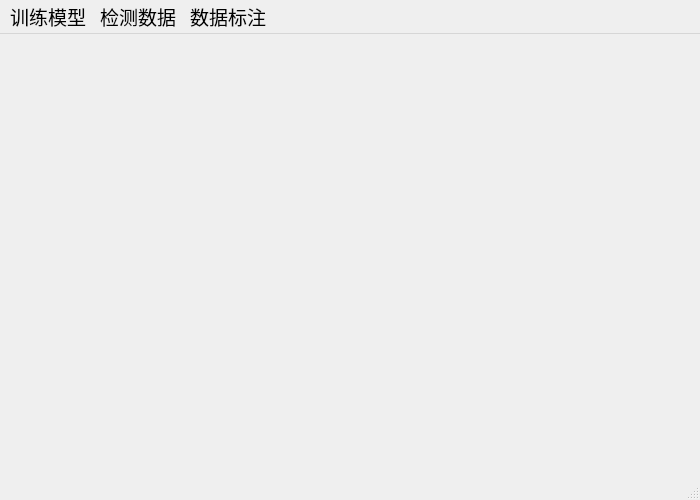
<?xml version="1.0" encoding="UTF-8"?>
<ui version="4.0">
 <class>MainWindow</class>
 <widget class="QMainWindow" name="MainWindow">
  <property name="geometry">
   <rect>
    <x>0</x>
    <y>0</y>
    <width>700</width>
    <height>500</height>
   </rect>
  </property>
  <property name="minimumSize">
   <size>
    <width>700</width>
    <height>500</height>
   </size>
  </property>
  <property name="maximumSize">
   <size>
    <width>1200</width>
    <height>900</height>
   </size>
  </property>
  <property name="font">
   <font>
    <family>新宋体</family>
    <pointsize>14</pointsize>
   </font>
  </property>
  <property name="windowTitle">
   <string>深度学习训练模型</string>
  </property>
  <widget class="QWidget" name="centralwidget"/>
  <widget class="QMenuBar" name="menubar">
   <property name="geometry">
    <rect>
     <x>0</x>
     <y>0</y>
     <width>700</width>
     <height>29</height>
    </rect>
   </property>
   <widget class="QMenu" name="btn_train">
    <property name="baseSize">
     <size>
      <width>20</width>
      <height>20</height>
     </size>
    </property>
    <property name="font">
     <font>
      <family>新宋体</family>
      <pointsize>14</pointsize>
     </font>
    </property>
    <property name="title">
     <string>训练模型</string>
    </property>
    <addaction name="action_new"/>
    <addaction name="action_import"/>
    <addaction name="action_delete"/>
   </widget>
   <widget class="QMenu" name="btn_detect">
    <property name="title">
     <string>检测数据</string>
    </property>
    <addaction name="action1_new"/>
    <addaction name="action2_import"/>
    <addaction name="action_delete_2"/>
    <addaction name="action4_conbime"/>
   </widget>
   <widget class="QMenu" name="btn_labeling">
    <property name="title">
     <string>数据标注</string>
    </property>
   </widget>
   <addaction name="btn_train"/>
   <addaction name="btn_detect"/>
   <addaction name="btn_labeling"/>
  </widget>
  <widget class="QStatusBar" name="statusbar"/>
  <action name="action_new">
   <property name="text">
    <string>新建训练工程</string>
   </property>
   <property name="font">
    <font>
     <family>新宋体</family>
     <pointsize>10</pointsize>
    </font>
   </property>
  </action>
  <action name="action_import">
   <property name="text">
    <string>导入已有工程</string>
   </property>
   <property name="font">
    <font>
     <family>新宋体</family>
     <pointsize>10</pointsize>
    </font>
   </property>
  </action>
  <action name="action_delete">
   <property name="text">
    <string>删除训练工程</string>
   </property>
   <property name="font">
    <font>
     <family>新宋体</family>
     <pointsize>10</pointsize>
    </font>
   </property>
  </action>
  <action name="action1_new">
   <property name="text">
    <string>新建测试工程</string>
   </property>
  </action>
  <action name="action2_import">
   <property name="text">
    <string>倒入测试工程</string>
   </property>
  </action>
  <action name="action_delete_2">
   <property name="text">
    <string>删除测试工程</string>
   </property>
  </action>
  <action name="action4_conbime">
   <property name="text">
    <string>联合测试</string>
   </property>
  </action>
 </widget>
 <resources/>
 <connections/>
</ui>
